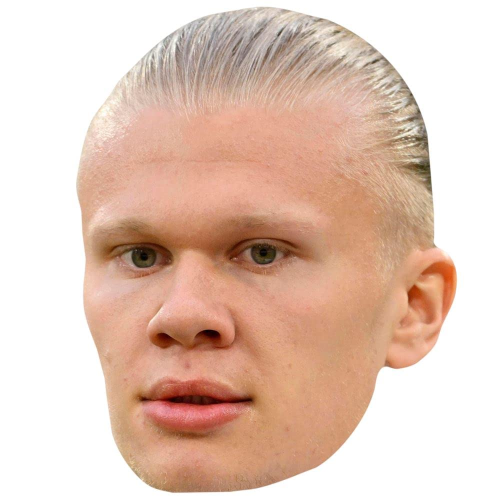
#> input picture haaland.jpg, 1000 x 1000 px (shown at 1/2 size)
$ jupyter execute --allow-errors 'HOG_Feature Vergleich.ipynb'
#> lines starting #> are read from the running program, lines starting #| are printed output that depends on the picture
[cell 1]
from skimage.io import imshow, imread
from skimage.feature import hog
from skimage import exposure
import skimage.transform as transform
import skimage.io
import skimage.exposure
import cv2

#> (a cell that did not finish here is left out)

[cell 3]
# Bild einlesen
img = skimage.io.imread('haaland.jpg', plugin='matplotlib')
#> img is the input picture: shape (1000, 1000, 3); mean R, G, B 227.2, 199, 184.2

# Graustufen-Konvertierung
img_gray = skimage.color.rgb2gray(img)
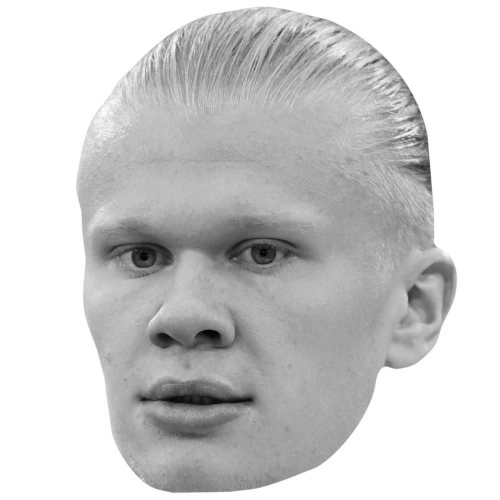
#> img_gray: shape (1000, 1000) float64 (shown at 1/2 size); min 0.00418, max 1, mean 0.8

# Bildgröße anpassen
reshaped_img = transform.resize(img_gray, (240, 240))
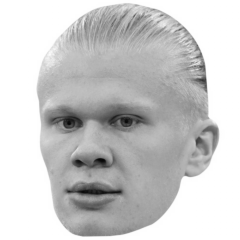
#> reshaped_img: shape (240, 240) float64; min 0.0274, max 1, mean 0.8

# Normalisierung des Bildes
normalized_image = skimage.exposure.rescale_intensity(reshaped_img, in_range='image', out_range=(0, 1))

# HOG-Merkmale extrahieren
hog_features, hog_image = hog(normalized_image, orientations=8, pixels_per_cell=(4, 4), cells_per_block=(2, 2), visualize=True)
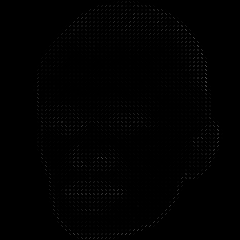
#> hog_image: shape (240, 240) float64; min 0, max 0.33, mean 0.00441

# Skalierung des HOG-Bildes
hog_image_rescaled = exposure.rescale_intensity(hog_image, in_range=(0, 5))
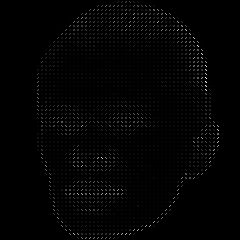
#> hog_image_rescaled: shape (240, 240) float64; min 0, max 0.0659, mean 0.000883; drawn with min black and max white

# HOG-Bild anzeigen
skimage.io.imshow(hog_image_rescaled)

# HOG-Merkmale in ein Array speichern
hog_features_array = hog_features.reshape(-1)

print('HOG-Merkmale:', hog_features_array)
#> (printed output is left out)
